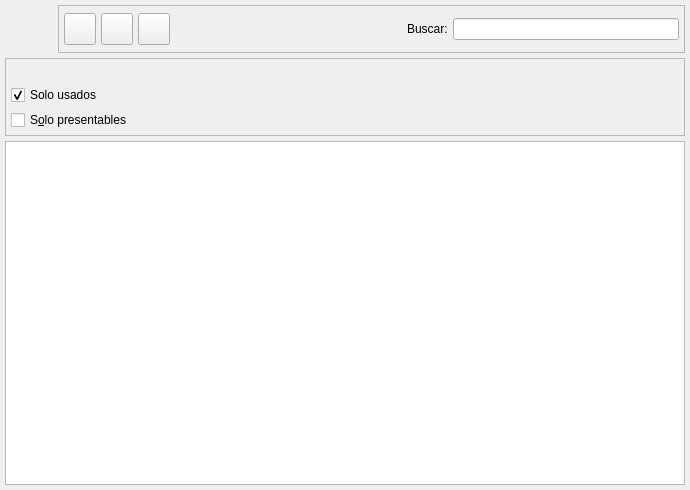
<ui version="4.0" >
 <author>Tomeu Borrás Riera</author>
 <class>ArticuloListBase1</class>
 <widget class="QWidget" name="ArticuloListBase1" >
  <property name="enabled" >
   <bool>true</bool>
  </property>
  <property name="geometry" >
   <rect>
    <x>0</x>
    <y>0</y>
    <width>690</width>
    <height>490</height>
   </rect>
  </property>
  <property name="windowTitle" >
   <string>Articulos</string>
  </property>
  <property name="windowIcon" >
   <iconset resource="../../../bulmages.qrc" >:/Bulmafact48x48/images/png/48x48/i_bulmages_articulos_listado.48x48.png</iconset>
  </property>
  <layout class="QGridLayout" >
   <property name="leftMargin" >
    <number>5</number>
   </property>
   <property name="topMargin" >
    <number>5</number>
   </property>
   <property name="rightMargin" >
    <number>5</number>
   </property>
   <property name="bottomMargin" >
    <number>5</number>
   </property>
   <property name="horizontalSpacing" >
    <number>5</number>
   </property>
   <property name="verticalSpacing" >
    <number>5</number>
   </property>
   <item row="2" column="0" >
    <widget class="ArticuloListSubForm" name="mui_list" >
     <property name="focusPolicy" >
      <enum>Qt::NoFocus</enum>
     </property>
    </widget>
   </item>
   <item row="1" column="0" >
    <widget class="QFrame" name="m_busqueda" >
     <property name="frameShape" >
      <enum>QFrame::StyledPanel</enum>
     </property>
     <property name="frameShadow" >
      <enum>QFrame::Raised</enum>
     </property>
     <layout class="QGridLayout" >
      <property name="leftMargin" >
       <number>5</number>
      </property>
      <property name="topMargin" >
       <number>5</number>
      </property>
      <property name="rightMargin" >
       <number>5</number>
      </property>
      <property name="bottomMargin" >
       <number>5</number>
      </property>
      <property name="horizontalSpacing" >
       <number>5</number>
      </property>
      <property name="verticalSpacing" >
       <number>5</number>
      </property>
      <item row="0" column="0" >
       <spacer>
        <property name="orientation" >
         <enum>Qt::Vertical</enum>
        </property>
        <property name="sizeType" >
         <enum>QSizePolicy::Minimum</enum>
        </property>
        <property name="sizeHint" >
         <size>
          <width>216</width>
          <height>16</height>
         </size>
        </property>
       </spacer>
      </item>
      <item row="1" column="0" >
       <widget class="QCheckBox" name="m_usadoarticulo" >
        <property name="focusPolicy" >
         <enum>Qt::NoFocus</enum>
        </property>
        <property name="text" >
         <string>Solo usados</string>
        </property>
        <property name="shortcut" >
         <string/>
        </property>
        <property name="checked" >
         <bool>true</bool>
        </property>
       </widget>
      </item>
      <item row="2" column="0" >
       <widget class="QCheckBox" name="m_presentablearticulo" >
        <property name="focusPolicy" >
         <enum>Qt::NoFocus</enum>
        </property>
        <property name="text" >
         <string>S&amp;olo presentables</string>
        </property>
        <property name="shortcut" >
         <string>Alt+O</string>
        </property>
       </widget>
      </item>
      <item rowspan="3" row="0" column="1" >
       <widget class="BusquedaTipoArticulo" native="1" name="m_tipoarticulo" >
        <property name="minimumSize" >
         <size>
          <width>50</width>
          <height>0</height>
         </size>
        </property>
       </widget>
      </item>
      <item rowspan="3" row="0" column="2" >
       <widget class="BusquedaFamilia" native="1" name="m_familia" >
        <property name="minimumSize" >
         <size>
          <width>50</width>
          <height>0</height>
         </size>
        </property>
       </widget>
      </item>
     </layout>
    </widget>
   </item>
   <item row="0" column="0" >
    <layout class="QHBoxLayout" >
     <property name="spacing" >
      <number>5</number>
     </property>
     <property name="leftMargin" >
      <number>0</number>
     </property>
     <property name="topMargin" >
      <number>0</number>
     </property>
     <property name="rightMargin" >
      <number>0</number>
     </property>
     <property name="bottomMargin" >
      <number>0</number>
     </property>
     <item>
      <widget class="QLabel" name="label" >
       <property name="minimumSize" >
        <size>
         <width>48</width>
         <height>48</height>
        </size>
       </property>
       <property name="maximumSize" >
        <size>
         <width>48</width>
         <height>48</height>
        </size>
       </property>
       <property name="text" >
        <string/>
       </property>
       <property name="pixmap" >
        <pixmap/>
       </property>
      </widget>
     </item>
     <item>
      <widget class="QFrame" name="m_botonera" >
       <property name="frameShape" >
        <enum>QFrame::StyledPanel</enum>
       </property>
       <property name="frameShadow" >
        <enum>QFrame::Raised</enum>
       </property>
       <layout class="QHBoxLayout" >
        <property name="spacing" >
         <number>5</number>
        </property>
        <property name="leftMargin" >
         <number>5</number>
        </property>
        <property name="topMargin" >
         <number>5</number>
        </property>
        <property name="rightMargin" >
         <number>5</number>
        </property>
        <property name="bottomMargin" >
         <number>5</number>
        </property>
        <item>
         <widget class="QToolButton" name="mui_filtrar" >
          <property name="minimumSize" >
           <size>
            <width>32</width>
            <height>32</height>
           </size>
          </property>
          <property name="maximumSize" >
           <size>
            <width>32</width>
            <height>32</height>
           </size>
          </property>
          <property name="focusPolicy" >
           <enum>Qt::NoFocus</enum>
          </property>
          <property name="toolTip" >
           <string>Filtrar listado</string>
          </property>
          <property name="whatsThis" >
           <string>Filtrar listado</string>
          </property>
          <property name="text" >
           <string/>
          </property>
          <property name="icon" >
           <iconset resource="../../../bulmages.qrc" >:/Images/edit-find.svg</iconset>
          </property>
          <property name="iconSize" >
           <size>
            <width>32</width>
            <height>32</height>
           </size>
          </property>
          <property name="checkable" >
           <bool>true</bool>
          </property>
         </widget>
        </item>
        <item>
         <widget class="QToolButton" name="mui_configurar" >
          <property name="minimumSize" >
           <size>
            <width>32</width>
            <height>32</height>
           </size>
          </property>
          <property name="maximumSize" >
           <size>
            <width>32</width>
            <height>32</height>
           </size>
          </property>
          <property name="focusPolicy" >
           <enum>Qt::NoFocus</enum>
          </property>
          <property name="toolTip" >
           <string>Configurar listado</string>
          </property>
          <property name="whatsThis" >
           <string>Configurar listado</string>
          </property>
          <property name="text" >
           <string/>
          </property>
          <property name="icon" >
           <iconset resource="../../../bulmages.qrc" >:/Images/document-properties.svg</iconset>
          </property>
          <property name="iconSize" >
           <size>
            <width>32</width>
            <height>32</height>
           </size>
          </property>
          <property name="checkable" >
           <bool>true</bool>
          </property>
         </widget>
        </item>
        <item>
         <widget class="QToolButton" name="mui_actualizar" >
          <property name="minimumSize" >
           <size>
            <width>32</width>
            <height>32</height>
           </size>
          </property>
          <property name="maximumSize" >
           <size>
            <width>32</width>
            <height>32</height>
           </size>
          </property>
          <property name="focusPolicy" >
           <enum>Qt::NoFocus</enum>
          </property>
          <property name="toolTip" >
           <string>Actualizar listado</string>
          </property>
          <property name="whatsThis" >
           <string>Actualizar listado</string>
          </property>
          <property name="text" >
           <string/>
          </property>
          <property name="icon" >
           <iconset resource="../../../bulmages.qrc" >:/Images/view-refresh.svg</iconset>
          </property>
          <property name="iconSize" >
           <size>
            <width>32</width>
            <height>32</height>
           </size>
          </property>
         </widget>
        </item>
        <item>
         <widget class="QFrame" name="mui_plugbotones" >
          <property name="sizePolicy" >
           <sizepolicy vsizetype="Preferred" hsizetype="Minimum" >
            <horstretch>0</horstretch>
            <verstretch>0</verstretch>
           </sizepolicy>
          </property>
          <property name="frameShape" >
           <enum>QFrame::NoFrame</enum>
          </property>
          <property name="frameShadow" >
           <enum>QFrame::Plain</enum>
          </property>
          <property name="lineWidth" >
           <number>0</number>
          </property>
         </widget>
        </item>
        <item>
         <spacer>
          <property name="orientation" >
           <enum>Qt::Horizontal</enum>
          </property>
          <property name="sizeType" >
           <enum>QSizePolicy::Expanding</enum>
          </property>
          <property name="sizeHint" >
           <size>
            <width>161</width>
            <height>34</height>
           </size>
          </property>
         </spacer>
        </item>
        <item>
         <widget class="QLabel" name="textLabel1" >
          <property name="text" >
           <string>Buscar:</string>
          </property>
         </widget>
        </item>
        <item>
         <widget class="QLineEdit" name="m_filtro" >
          <property name="minimumSize" >
           <size>
            <width>150</width>
            <height>0</height>
           </size>
          </property>
          <property name="focusPolicy" >
           <enum>Qt::ClickFocus</enum>
          </property>
         </widget>
        </item>
       </layout>
      </widget>
     </item>
    </layout>
   </item>
  </layout>
 </widget>
 <layoutdefault spacing="3" margin="5" />
 <customwidgets>
  <customwidget>
   <class>BusquedaTipoArticulo</class>
   <extends>QWidget</extends>
   <header>busquedatipoarticulo.h</header>
  </customwidget>
  <customwidget>
   <class>ArticuloListSubForm</class>
   <extends>QTableWidget</extends>
   <header>articulolist.h</header>
  </customwidget>
  <customwidget>
   <class>BusquedaFamilia</class>
   <extends>QWidget</extends>
   <header>busquedafamilia.h</header>
  </customwidget>
 </customwidgets>
 <tabstops>
  <tabstop>mui_list</tabstop>
 </tabstops>
 <resources>
  <include location="../../../bulmages.qrc" />
 </resources>
 <connections>
  <connection>
   <sender>mui_filtrar</sender>
   <signal>toggled(bool)</signal>
   <receiver>m_busqueda</receiver>
   <slot>setShown(bool)</slot>
   <hints>
    <hint type="sourcelabel" >
     <x>241</x>
     <y>39</y>
    </hint>
    <hint type="destinationlabel" >
     <x>201</x>
     <y>71</y>
    </hint>
   </hints>
  </connection>
 </connections>
</ui>
